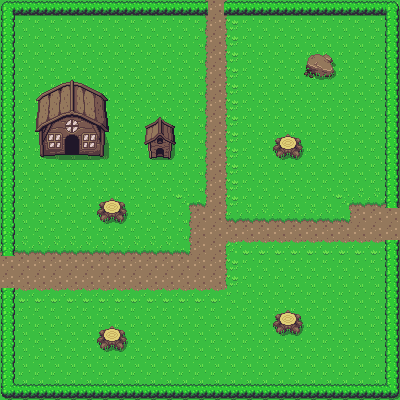

A 2D game scene composited from a Tiled map and its tileset images. What follows is a short description and the map's XML, with every tile layer's data as written:
An orthogonal 25x25 tile map with 16x16 px tiles, 2 tile layers (Ground, Collision) and 11 objects.

<map version="1.2" tiledversion="1.2.3" orientation="orthogonal" renderorder="left-down" width="25" height="25" tilewidth="16" tileheight="16" infinite="0" nextlayerid="4" nextobjectid="24">
 <tileset firstgid="1" source="overworld.tsx" />
 <layer id="1" name="Ground" width="25" height="25">
  <data encoding="csv">
1,1,1,1,1,1,1,1,1,1,1,1,1201,1202,1203,1,1,1,1,1,1,1,1,1,1,
1,1,1,1,1,1,1,1,1,1,1,1,1201,1202,1203,1,1,1,1,1,1,1,1,1,1,
1,1,1,1,1,1,1,1,1,1,1,1,1201,1202,1203,1,1,1,1,1,1,1,1,1,1,
1,1,1,1,1,1,1,1,1,1,1,1,1201,1202,1203,1,1,1,1,1,1,1,1,1,1,
1,1,1,1,1,1,1,1,1,1,1,1,1201,1202,1203,1,1,1,1,1,1,1,1,1,1,
1,1,1,1,1,1,1,1,1,1,1,1,1201,1202,1203,1,1,1,1,1,1,1,1,1,1,
1,1,1,1,1,1,1,1,1,1,1,1,1201,1202,1203,1,1,1,1,1,1,1,1,1,1,
1,1,1,1,1,1,1,1,1,1,1,1,1201,1202,1203,1,1,1,1,1,1,1,1,1,1,
1,1,1,1,1,1,1,1,1,1,1,1,1201,1202,1203,1,1,1,1,1,1,1,1,1,1,
1,1,1,1,1,1,1,1,1,1,1,1,1201,1202,1203,1,1,1,1,1,1,1,1,1,1,
1,1,1,1,1,1,1,1,1,1,1,1,1201,1202,1203,1,1,1,1,1,1,1,1,1,1,
1,1,1,1,1,1,1,1,1,1,1,1,1201,1202,1203,1,1,1,1,1,1,1,1,1,1,
1,1,1,1,1,1,1,1,1,1,1,1161,1322,1202,1203,1,1,1,1,1,1,1161,1162,1162,1162,
1,1,1,1,1,1,1,1,1,1,1,1201,1202,1202,1321,1162,1162,1162,1162,1162,1162,1322,1202,1202,1202,
1,1,1,1,1,1,1,1,1,1,1,1201,1202,1202,1202,1202,1202,1202,1202,1202,1202,1202,1202,1202,1202,
1162,1162,1162,1162,1162,1162,1162,1162,1162,1162,1162,1322,1202,1202,1281,1242,1242,1242,1242,1242,1242,1242,1242,1242,1242,
1202,1202,1202,1202,1202,1202,1202,1202,1202,1202,1202,1202,1202,1202,1203,1,1,1,1,1,1,1,1,1,1,
1202,1202,1202,1202,1202,1202,1202,1202,1202,1202,1202,1202,1202,1202,1203,1,1,1,1,1,1,1,1,1,1,
1242,1242,1242,1242,1242,1242,1242,1242,1242,1242,1242,1242,1242,1242,1243,1,1,1,1,1,1,1,1,1,1,
1,1,1,1,1,1,1,1,1,1,1,1,1,1,1,1,1,1,1,1,1,1,1,1,1,
1,1,1,1,1,1,1,1,1,1,1,1,1,1,1,1,1,1,1,1,1,1,1,1,1,
1,1,1,1,1,1,1,1,1,1,1,1,1,1,1,1,1,1,1,1,1,1,1,1,1,
1,1,1,1,1,1,1,1,1,1,1,1,1,1,1,1,1,1,1,1,1,1,1,1,1,
1,1,1,1,1,1,1,1,1,1,1,1,1,1,1,1,1,1,1,1,1,1,1,1,1,
1,1,1,1,1,1,1,1,1,1,1,1,1,1,1,1,1,1,1,1,1,1,1,1,1
</data>
 </layer>
 <layer id="2" name="Collision" width="25" height="25">
  <data encoding="csv">
522,523,523,523,523,523,523,523,523,523,523,523,523,0,523,523,523,523,523,523,523,523,523,523,524,
562,0,0,0,0,0,0,0,0,0,0,0,0,0,0,0,0,0,0,0,0,0,0,0,564,
562,0,0,0,0,0,0,0,0,0,0,0,0,0,0,0,0,0,0,0,0,0,0,0,564,
562,0,0,0,0,0,0,0,0,0,0,0,0,0,0,0,0,0,0,450,451,0,0,0,564,
562,0,0,0,0,0,0,0,0,0,0,0,0,0,0,0,0,0,0,490,491,0,0,0,564,
562,0,7,8,9,10,11,0,0,0,0,0,0,0,0,0,0,0,0,0,0,0,0,0,564,
562,0,47,48,49,50,51,0,0,0,0,0,0,0,0,0,0,0,0,0,0,0,0,0,564,
562,0,87,88,89,90,91,0,0,214,215,0,0,0,0,0,0,0,0,0,0,0,0,0,564,
562,0,127,128,129,130,131,0,0,254,255,0,0,0,0,0,0,152,153,0,0,0,0,0,564,
562,0,167,168,169,170,171,0,0,294,295,0,0,0,0,0,0,192,193,0,0,0,0,0,564,
562,0,0,0,0,0,0,0,0,0,0,0,0,0,0,0,0,0,0,0,0,0,0,0,564,
562,0,0,0,0,0,0,0,0,0,0,0,0,0,0,0,0,0,0,0,0,0,0,0,564,
562,0,0,0,0,0,152,153,0,0,0,0,0,0,0,0,0,0,0,0,0,0,0,0,564,
562,0,0,0,0,0,192,193,0,0,0,0,0,0,0,0,0,0,0,0,0,0,0,0,0,
562,0,0,0,0,0,0,0,0,0,0,0,0,0,0,0,0,0,0,0,0,0,0,0,0,
562,0,0,0,0,0,0,0,0,0,0,0,0,0,0,0,0,0,0,0,0,0,0,0,564,
0,0,0,0,0,0,0,0,0,0,0,0,0,0,0,0,0,0,0,0,0,0,0,0,564,
0,0,0,0,0,0,0,0,0,0,0,0,0,0,0,0,0,0,0,0,0,0,0,0,564,
562,0,0,0,0,0,0,0,0,0,0,0,0,0,0,0,0,0,0,0,0,0,0,0,564,
562,0,0,0,0,0,0,0,0,0,0,0,0,0,0,0,0,152,153,0,0,0,0,0,564,
562,0,0,0,0,0,152,153,0,0,0,0,0,0,0,0,0,192,193,0,0,0,0,0,564,
562,0,0,0,0,0,192,193,0,0,0,0,0,0,0,0,0,0,0,0,0,0,0,0,564,
562,0,0,0,0,0,0,0,0,0,0,0,0,0,0,0,0,0,0,0,0,0,0,0,564,
562,0,0,0,0,0,0,0,0,0,0,0,0,0,0,0,0,0,0,0,0,0,0,0,564,
602,603,603,603,603,603,603,603,603,603,603,603,603,603,603,603,603,603,603,603,603,603,603,603,604
</data>
 </layer>
 <objectgroup id="3" name="CollisionMask">
  <object id="5" x="0" y="1" width="206" height="14" />
  <object id="6" x="224.667" y="2" width="171.333" height="10" />
  <object id="7" x="388" y="14" width="8" height="194" />
  <object id="8" x="387.333" y="242" width="10.6667" height="154" />
  <object id="9" x="2" y="290" width="10.6667" height="104.667" />
  <object id="10" x="2" y="6.66667" width="11.3333" height="248.667" />
  <object id="11" x="12.6667" y="384.667" width="358" height="12.6667" />
  <object id="20" x="74.75" y="131.5">
   <polyline points="0,0 -0.25,-3.5" />
  </object>
  <object id="21" x="40.75" y="155.5">
   <polygon points="0,0 23.75,-0.25 23.75,-21.75 31.5,-23.75 40.25,-19.25 39.75,-1.5 61.25,1.25 67.5,-27.25 65.25,-57.5 32.5,-71.25 -2.75,-55.75 -2.75,-26.25" />
  </object>
  <object id="22" x="101" y="202" width="22.5" height="19" />
  <object id="23" x="101.5" y="331" width="22" height="17.5" />
 </objectgroup>
</map>
